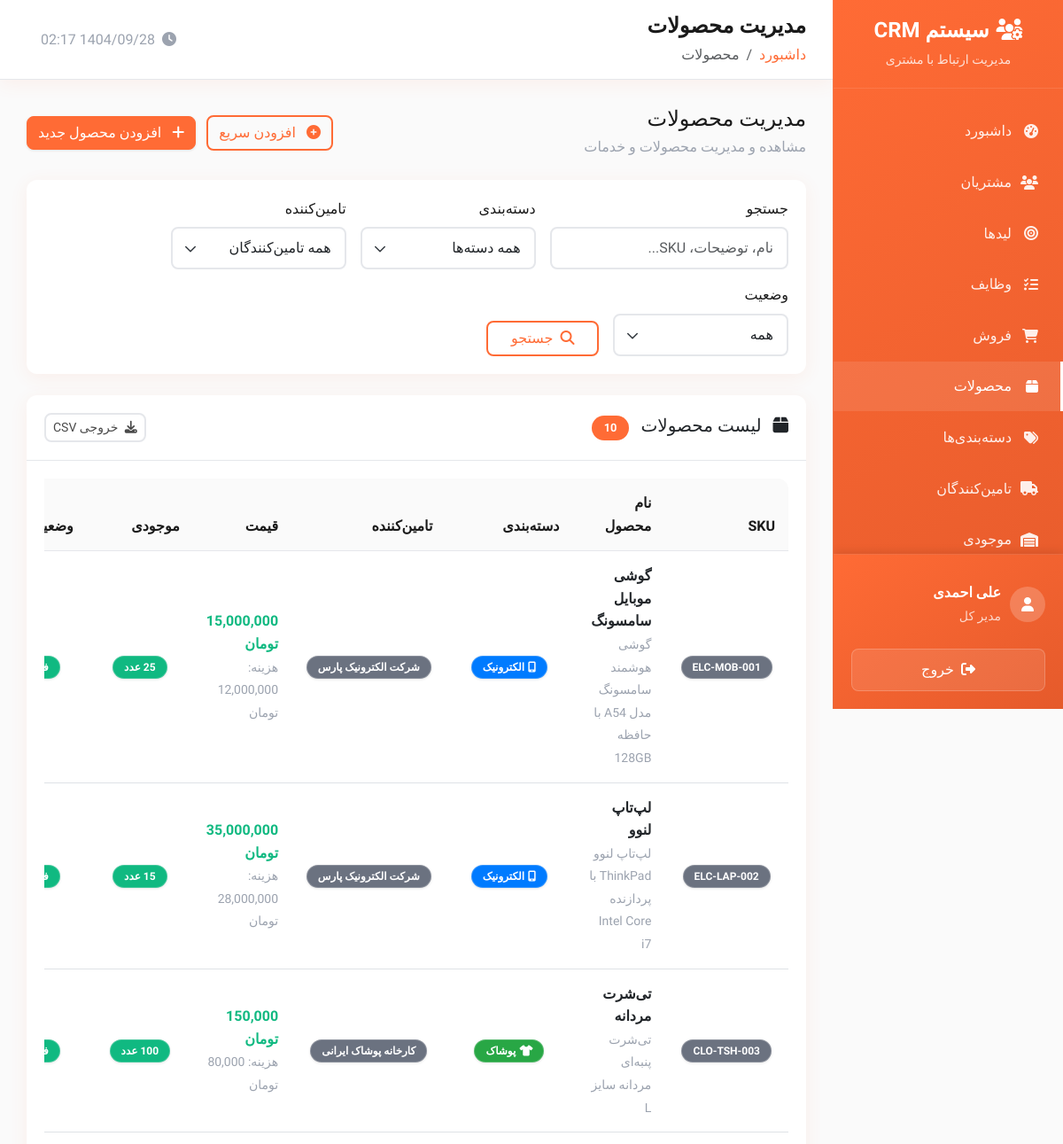
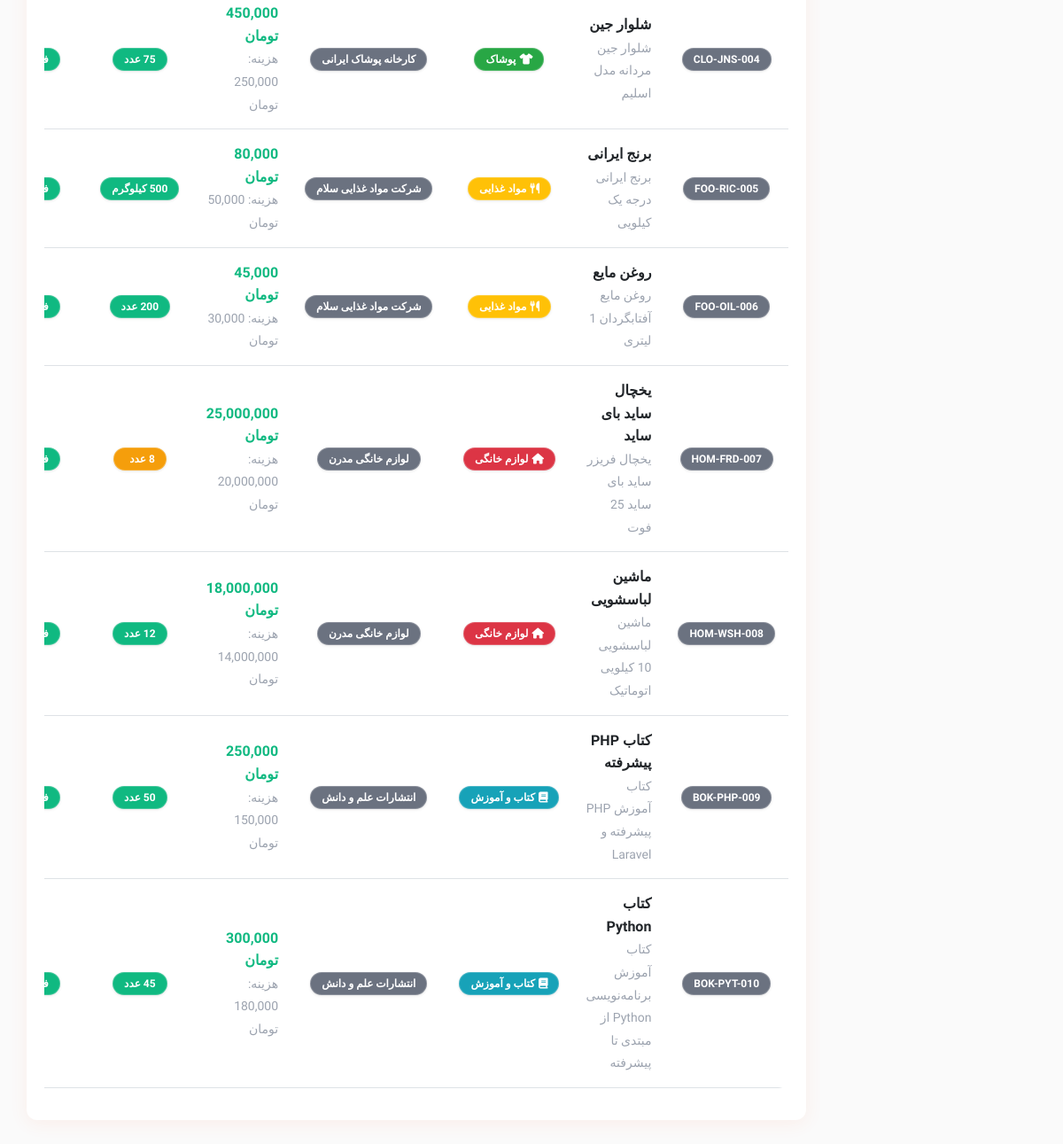
/public/products.php (signed in), run on the app's committed database (2 pictures, top to bottom).
### tables this page shows
CREATE TABLE users (
    id INT AUTO_INCREMENT PRIMARY KEY,
    username VARCHAR(50) UNIQUE NOT NULL,
    email VARCHAR(100) UNIQUE NOT NULL,
    password VARCHAR(255) NOT NULL,
    first_name VARCHAR(50) NOT NULL,
    last_name VARCHAR(50) NOT NULL,
    mobile VARCHAR(15),
    phone VARCHAR(20),
    avatar VARCHAR(255),
    role ENUM('admin', 'manager', 'sales', 'user') DEFAULT 'user',
    status ENUM('active', 'inactive', 'suspended') DEFAULT 'active',
    department VARCHAR(100),
    position VARCHAR(100),
    hire_date DATE,
    salary DECIMAL(10,2),
    address TEXT,
    notes TEXT,
    last_login DATETIME,
    failed_login_attempts INT DEFAULT 0,
    locked_until DATETIME NULL,
    created_at TIMESTAMP DEFAULT CURRENT_TIMESTAMP,
    updated_at TIMESTAMP DEFAULT CURRENT_TIMESTAMP ON UPDATE CURRENT_TIMESTAMP
);

CREATE TABLE products (
    id INT AUTO_INCREMENT PRIMARY KEY,
    name VARCHAR(255) NOT NULL,
    description TEXT,
    category VARCHAR(100),
    category_id INT NULL,
    supplier_id INT NULL,
    price DECIMAL(15,2) DEFAULT 0,
    cost_price DECIMAL(15,2) DEFAULT 0,
    purchase_price DECIMAL(15,2) DEFAULT 0,
    selling_price DECIMAL(15,2) DEFAULT 0,
    sku VARCHAR(100) UNIQUE NOT NULL,
    status ENUM('active', 'inactive', 'discontinued') DEFAULT 'active',
    stock_quantity INT DEFAULT 0,
    min_stock_level INT DEFAULT 5,
    max_stock_level INT NULL,
    unit VARCHAR(50) DEFAULT 'عدد',
    barcode VARCHAR(100),
    image VARCHAR(255) NULL,
    weight DECIMAL(10,3) DEFAULT 0,
    dimensions VARCHAR(100),
    tags TEXT,
    notes TEXT,
    is_active BOOLEAN DEFAULT TRUE,
    created_by INT,
    created_at TIMESTAMP DEFAULT CURRENT_TIMESTAMP,
    updated_at TIMESTAMP DEFAULT CURRENT_TIMESTAMP ON UPDATE CURRENT_TIMESTAMP,
    deleted_at TIMESTAMP NULL,
    FOREIGN KEY (created_by) REFERENCES users(id) ON DELETE SET NULL,
    FOREIGN KEY (category_id) REFERENCES categories(id) ON DELETE CASCADE ON UPDATE CASCADE,
    FOREIGN KEY (supplier_id) REFERENCES suppliers(id) ON DELETE CASCADE ON UPDATE CASCADE
);

CREATE TABLE categories (
    id INT AUTO_INCREMENT PRIMARY KEY,
    name VARCHAR(255) NOT NULL UNIQUE,
    description TEXT NULL,
    color VARCHAR(7) DEFAULT '#007bff',
    icon VARCHAR(255) NULL,
    is_active BOOLEAN DEFAULT TRUE,
    created_at TIMESTAMP DEFAULT CURRENT_TIMESTAMP,
    updated_at TIMESTAMP DEFAULT CURRENT_TIMESTAMP ON UPDATE CURRENT_TIMESTAMP,
    deleted_at TIMESTAMP NULL
);

CREATE TABLE suppliers (
    id INT AUTO_INCREMENT PRIMARY KEY,
    name VARCHAR(255) NOT NULL,
    contact_person VARCHAR(255) NULL,
    email VARCHAR(255) NULL,
    phone VARCHAR(20) NULL,
    address TEXT NULL,
    tax_number VARCHAR(50) NULL,
    notes TEXT NULL,
    is_active BOOLEAN DEFAULT TRUE,
    created_at TIMESTAMP DEFAULT CURRENT_TIMESTAMP,
    updated_at TIMESTAMP DEFAULT CURRENT_TIMESTAMP ON UPDATE CURRENT_TIMESTAMP,
    deleted_at TIMESTAMP NULL
);

### public/products.php (the view, shortened to what the rows shown need)
<?php
$page_title = 'مدیریت محصولات';
require_once __DIR__ . '/../private/database.php';
require_once __DIR__ . '/../private/auth.php';
require_once __DIR__ . '/../private/functions.php';
$page = (int)($_GET['page'] ?? 1);
$per_page = RECORDS_PER_PAGE;
$offset = ($page - 1) * $per_page;
$where_conditions = ['p.deleted_at IS NULL'];
$params = [];
$where_clause = 'WHERE ' . implode(' AND ', $where_conditions);
$sql = "
    SELECT p.*, c.name as category_name, c.color as category_color, c.icon as category_icon,
           s.name as supplier_name
    FROM products p
    LEFT JOIN categories c ON p.category_id = c.id AND c.deleted_at IS NULL
    LEFT JOIN suppliers s ON p.supplier_id = s.id AND s.deleted_at IS NULL
    $where_clause
    ORDER BY p.created_at DESC
    LIMIT $per_page OFFSET $offset
";
$products = $pdo->prepare($sql);
$products->execute($params);
$products = $products->fetchAll();
include __DIR__ . '/../private/header.php';
?>
<div class="card">
    <div class="card-body">
        <?php if (empty($products)): ?>
            <div class="text-center py-5">
                <i class="fas fa-box fa-3x text-muted mb-3"></i>
                <h5 class="text-muted">محصولی یافت نشد</h5>
                <p class="text-muted">برای شروع، محصول جدیدی اضافه کنید</p>
                <a href="product_form.php" class="btn btn-primary">
                    <i class="fas fa-plus me-2"></i>
                    افزودن محصول اول
                </a>
            </div>
        <?php else: ?>
            <div class="table-responsive">
                <table class="table table-hover" id="productsTable">
                    <thead>
                        <tr>
                            <th>SKU</th>
                            <th>نام محصول</th>
                            <th>دسته‌بندی</th>
                            <th>تامین‌کننده</th>
                            <th>قیمت</th>
                            <th>موجودی</th>
                            <th>وضعیت</th>
                        </tr>
                    </thead>
                    <tbody>
                        <?php foreach ($products as $product): ?>
                            <tr>
                                <td>
                                    <span class="badge bg-secondary"><?php echo htmlspecialchars($product['sku']); ?></span>
                                </td>
                                <td>
                                    <div class="fw-bold"><?php echo htmlspecialchars($product['name']); ?></div>
                                    <?php if ($product['description']): ?>
                                        <small class="text-muted">
                                            <?php echo truncateText(htmlspecialchars($product['description']), 60); ?>
                                        </small>
                                    <?php endif; ?>
                                </td>
                                <td>
                                    <?php if (!empty($product['category_name'])): ?>
                                        <span class="badge" style="background-color: <?php echo htmlspecialchars($product['category_color'] ?? '#17a2b8'); ?>; color: white;">
                                            <?php if ($product['category_icon']): ?>
                                                <i class="<?php echo htmlspecialchars($product['category_icon']); ?> me-1"></i>
                                            <?php endif; ?>
                                            <?php echo htmlspecialchars($product['category_name']); ?>
                                        </span>
                                    <?php elseif ($product['category']): ?>
                                        <span class="badge bg-info"><?php echo htmlspecialchars($product['category']); ?></span>
                                    <?php else: ?>
                                        <span class="text-muted">بدون دسته</span>
                                    <?php endif; ?>
                                </td>
                                <td>
                                    <?php if (!empty($product['supplier_name'])): ?>
                                        <span class="badge bg-secondary"><?php echo htmlspecialchars($product['supplier_name']); ?></span>
                                    <?php else: ?>
                                        <span class="text-muted">-</span>
                                    <?php endif; ?>
                                </td>
                                <td>
                                    <div class="fw-bold text-success">
                                        <?php echo formatMoney($product['price']); ?>
                                    </div>
                                    <?php if (isset($product['cost_price']) && $product['cost_price'] > 0): ?>
                                        <small class="text-muted">
                                            هزینه: <?php echo formatMoney($product['cost_price']); ?>
                                        </small>
                                    <?php endif; ?>
                                </td>
                                <td>
                                    <?php if ($product['stock_quantity'] >= 0): ?>
                                        <span class="badge bg-<?php echo $product['stock_quantity'] > 10 ? 'success' : ($product['stock_quantity'] > 0 ? 'warning' : 'danger'); ?>">
                                            <?php echo number_format($product['stock_quantity']); ?> <?php echo htmlspecialchars($product['unit']); ?>
                                        </span>
                                    <?php else: ?>
                                        <span class="text-muted">نامحدود</span>
                                    <?php endif; ?>
                                </td>
                                <td class="text-center">
                                    <span class="badge bg-<?php echo $product['status'] === 'active' ? 'success' : 'secondary'; ?>">
                                    </span>
                                </td>
                            </tr>
                        <?php endforeach; ?>
                    </tbody>
                </table>
            </div>
        <?php endif; ?>
    </div>
</div>
<?php include __DIR__ . '/../private/footer.php'; ?>

### private/header.php (shortened to what the rows shown need)
<?php
$current_user = getCurrentUser();
?>
<!DOCTYPE html>
<html lang="fa" dir="rtl">
<head>
    <link href="https://cdn.jsdelivr.net/npm/bootstrap@5.3.0/dist/css/bootstrap.rtl.min.css" rel="stylesheet">
    <link href="https://cdnjs.cloudflare.com/ajax/libs/font-awesome/6.4.0/css/all.min.css" rel="stylesheet">
    <link href="https://cdn.jsdelivr.net/npm/chart.js@3.9.1/dist/chart.min.css" rel="stylesheet">
</head>
<body>
    <div class="sidebar" id="sidebar">
            <?php if (hasRole('admin')): ?>
            <a href="settings.php" class="menu-item <?php echo basename($_SERVER['PHP_SELF']) == 'settings.php' ? 'active' : ''; ?>">
                <i class="fas fa-cog"></i>
                تنظیمات
            </a>
            <a href="users.php" class="menu-item <?php echo basename($_SERVER['PHP_SELF']) == 'users.php' ? 'active' : ''; ?>">
                <i class="fas fa-user-cog"></i>
                کاربران
            </a>
            <?php endif; ?>
        <div class="sidebar-user">
            <div class="user-info">
                <div>
                    <div class="fw-bold"><?php echo htmlspecialchars($current_user['first_name'] . ' ' . $current_user['last_name']); ?></div>
                    <small class="opacity-75"><?php echo getRoleTitle($current_user['role']); ?></small>
                </div>
            </div>
        </div>
    </div>
    <div class="main-content">
        <div class="top-nav d-flex justify-content-between align-items-center">
            <div>
                <h1 class="nav-title"><?php echo isset($page_title) ? $page_title : 'داشبورد'; ?></h1>
            </div>
        </div>
        <div class="content">

### data on the page
users: first_name+last_name "علی احمدی", role "مدیر کل"
products: sku "ELC-MOB-001", name "گوشی موبایل سامسونگ", description "گوشی هوشمند سامسونگ مدل A54 با حافظه 128GB", category.name "الکترونیک", supplier.name "شرکت الکترونیک پارس", price "15,000,000 تومان", cost_price "12,000,000 تومان", stock_quantity "25", unit "عدد"
products: sku "ELC-LAP-002", name "لپ‌تاپ لنوو", description "لپ‌تاپ لنوو ThinkPad با پردازنده Intel Core i7", category.name "الکترونیک", supplier.name "شرکت الکترونیک پارس", price "35,000,000 تومان", cost_price "28,000,000 تومان", stock_quantity "15", unit "عدد"
products: sku "CLO-TSH-003", name "تی‌شرت مردانه", description "تی‌شرت پنبه‌ای مردانه سایز L", category.name "پوشاک", supplier.name "کارخانه پوشاک ایرانی", price "150,000 تومان", cost_price "80,000 تومان", unit "عدد"
products: sku "CLO-JNS-004", name "شلوار جین", description "شلوار جین مردانه مدل اسلیم", category.name "پوشاک", supplier.name "کارخانه پوشاک ایرانی", price "450,000 تومان", cost_price "250,000 تومان", stock_quantity "75", unit "عدد"
products: sku "FOO-RIC-005", name "برنج ایرانی", description "برنج ایرانی درجه یک کیلویی", category.name "مواد غذایی", supplier.name "شرکت مواد غذایی سلام", price "80,000 تومان", cost_price "50,000 تومان", stock_quantity "500", unit "کیلوگرم"
products: sku "FOO-OIL-006", name "روغن مایع", description "روغن مایع آفتابگردان 1 لیتری", category.name "مواد غذایی", supplier.name "شرکت مواد غذایی سلام", price "45,000 تومان", cost_price "30,000 تومان", unit "عدد"
products: sku "HOM-FRD-007", name "یخچال ساید بای ساید", description "یخچال فریزر ساید بای ساید 25 فوت", category.name "لوازم خانگی", supplier.name "لوازم خانگی مدرن", price "25,000,000 تومان", cost_price "20,000,000 تومان", unit "عدد"
products: sku "HOM-WSH-008", name "ماشین لباسشویی", description "ماشین لباسشویی 10 کیلویی اتوماتیک", category.name "لوازم خانگی", supplier.name "لوازم خانگی مدرن", price "18,000,000 تومان", cost_price "14,000,000 تومان", stock_quantity "12", unit "عدد"
products: sku "BOK-PHP-009", name "کتاب PHP پیشرفته", description "کتاب آموزش PHP پیشرفته و Laravel", category.name "کتاب و آموزش", supplier.name "انتشارات علم و دانش", price "250,000 تومان", cost_price "150,000 تومان", stock_quantity "50", unit "عدد"
products: sku "BOK-PYT-010", name "کتاب Python", description "کتاب آموزش برنامه‌نویسی Python از مبتدی تا پیشرفته", category.name "کتاب و آموزش", supplier.name "انتشارات علم و دانش", price "300,000 تومان", cost_price "180,000 تومان", stock_quantity "45", unit "عدد"

### other printed values
$page_title "مدیریت محصولات"
$item['title'] "داشبورد"
$item['title'] "محصولات"
$total_records "10"
